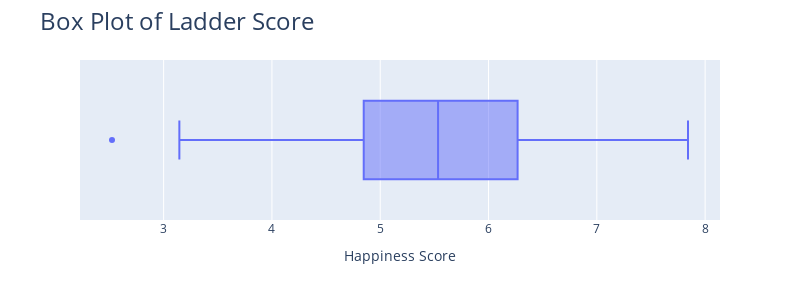

Write notebook code for a chart like this one.
### Markdown cell above
### Let's see Ladder Score values in a Boxplot & get mean, median

### Code cell
fig = px.box(data_frame=df1,
            x='Ladder score',orientation='h',width=800,height=300,
            labels={'Ladder score': 'Happiness Score'})
fig.update_layout(
    #template='plotly_dark',
    title_text='Box Plot of Ladder Score',
    title_font_size=24)
fig.show()
mean_lad=df1['Ladder score'].mean()
median_lad=df1['Ladder score'].median()
print('mean=',mean_lad)
print('median=',median_lad)

### Figure 1 — Plotly figure (JSON) as saved in the notebook; plotly's stock layout.template omitted (floating-point values rounded to 4 significant figures; data arrays with more than 128 entries replaced by an {"elided": "..."} marker saying what was removed)
{"data": [{"alignmentgroup": "True", "hovertemplate": "Happiness Score=%{x}<extra></extra>", "legendgroup": "", "marker": {"color": "#636efa"}, "name": "", "notched": false, "offsetgroup": "", "orientation": "h", "showlegend": false, "type": "box", "x": {"elided": "149 float values"}, "x0": " ", "xaxis": "x", "y0": " ", "yaxis": "y"}], "layout": {"boxmode": "group", "height": 300, "legend": {"tracegroupgap": 0}, "margin": {"t": 60}, "title": {"font": {"size": 24}, "text": "Box Plot of Ladder Score"}, "width": 800, "xaxis": {"anchor": "y", "domain": [0, 1], "title": {"text": "Happiness Score"}}, "yaxis": {"anchor": "x", "domain": [0, 1]}}}
